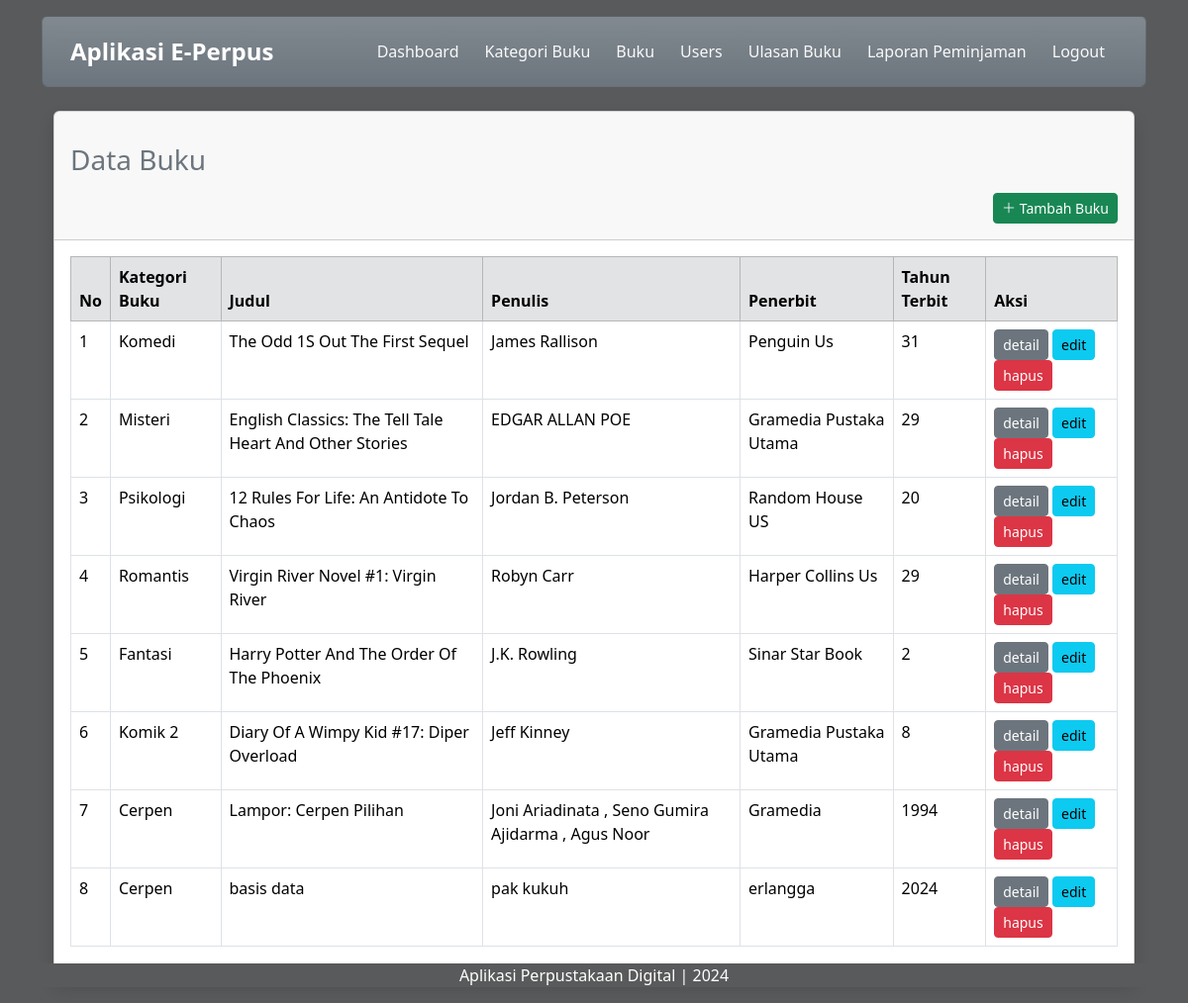
Screenshot of /admin/buku.php (signed in) with the database file from the repository.
### tables this page shows
CREATE TABLE `buku` (
  `id_buku` int(11) NOT NULL,
  `id_kategori` int(11) NOT NULL,
  `judul` varchar(255) NOT NULL,
  `image` varchar(255) DEFAULT 'default.jpeg',
  `penulis` varchar(255) NOT NULL,
  `penerbit` varchar(255) NOT NULL,
  `tahun_terbit` int(11) NOT NULL,
  `deskripsi` text NOT NULL
);

CREATE TABLE `kategoribuku` (
  `id_kategori` int(11) NOT NULL,
  `nama_kategori` varchar(255) NOT NULL
);

### admin/buku.php (the view, shortened to what this page needs)
<!DOCTYPE html>
<html lang="en">
<head>
    <link href="https://cdn.jsdelivr.net/npm/bootstrap@5.3.2/dist/css/bootstrap.min.css" rel="stylesheet">
    <link rel="stylesheet" href="https://cdn.jsdelivr.net/npm/bootstrap-icons@1.11.3/font/bootstrap-icons.min.css">
    <link rel="stylesheet" href="assets/bootstrap/css/bootstrap.min.css">
</head>
<body>
    <body class="hold-transition login-page" style="background-color: #595A5B;">
        <div class="container">
            <div class="content mt-3">
                <div class="card bg-secondary bg-gradient">
                    <div class="card-body">
                        <div class="container-fluid">
                            <div class="d-flex justify-content-end align-items-center">
                                <a class="navbar-brand text-white me-auto" style="font-size: 1.5em;"><strong>Aplikasi E-Perpus</strong></a>
                                <a href="index.php" class="btn text-light">Dashboard</a>
                                <a href="kategori-buku.php" class="btn text-light">Kategori Buku</a>
                                <a href="buku.php" class="btn text-light">Buku</a>
                                <a href="user.php" class="btn text-light">Users</a>
                                <a href="koleksi-ulasan.php" class="btn text-light">Ulasan Buku</a>
                                <a href="generate.php" class="btn text-light">Laporan Peminjaman</a>
                                <a href="../logout.php" class="btn text-light">Logout</a>
                            </div>
                        </div>
                    </div>
                </div>
            </div>
            <div class="container-fluid">
                <br>
                <div class="card shadow mb-4">
                    <div class="card-header py-3">
                        <h3 class="m-0 font-weight-bold text-secondary py-3">Data Buku</h3>
                        <div class="d-flex justify-content-end">
                            <a class="btn btn-sm btn-success" href="" data-bs-toggle="modal" data-bs-target="#exampleModal"><i class="bi bi-plus-lg"></i> Tambah Buku</a>
                        </div>
                    </div>
                    <div class="card-body">
                        <div class="table-responsive">
                            <table class="table table-bordered" id="dataTable" width="100%" cellspacing="0">
                                <thead class="table table-secondary">
                                    <tr>
                                        <th>No</th>
                                        <th>Kategori Buku</th>
                                        <th>Judul</th>
                                        <th>Penulis</th>
                                        <th>Penerbit</th>
                                        <th>Tahun Terbit</th>
                                        <th>Aksi</th>
                                    </tr>
                                </thead>
                                <tbody>
                                    <?php
                                    include('../koneksi.php');
                                    $no = 1;
                                    $query = mysqli_query($koneksi, "SELECT * FROM buku, kategoribuku WHERE buku.id_kategori=kategoribuku.id_kategori ORDER BY id_buku ASC");
                                    while ($row = mysqli_fetch_array($query)) {
                                    ?>
                                        <tr>
                                            <td><?php echo $no++; ?></td>
                                            <td><?= $row['nama_kategori']; ?></td>
                                            <td><?php echo $row['judul']; ?></td>
                                            <td><?php echo $row['penulis']; ?></td>
                                            <td><?php echo $row['penerbit']; ?></td>
                                            <td><?php echo $row['tahun_terbit']; ?></td>
                                            <td>
                                                <a href="" data-bs-toggle="modal" data-bs-target="#modalDetailBuku<?php echo $row['id_buku']; ?>" class="btn btn-sm btn-secondary">detail</a>
                                                <a href="" data-bs-toggle="modal" data-bs-target="#modalEditBuku<?php echo $row['id_buku']; ?>" class="btn btn-sm btn-info">edit</a>
                                                <a href="proses/hapus-buku.php?id_buku=<?php echo $row['id_buku']; ?>" onclick="return confirm('yakin untuk dihapus?');" class="btn btn-sm btn-danger">hapus</a>
                                            </td>
                                        </tr>
                                    <?php  } ?>
                                </tbody>
                            </table>
                        </div>
                    </div>
                </div>
            </div>
            <?php
            $data = "SELECT * FROM buku, kategoribuku WHERE buku.id_kategori=kategoribuku.id_kategori ORDER BY id_buku ASC";
            $result = mysqli_query($koneksi, $data);
            while ($row = mysqli_fetch_array($result)) {
            ?>
                <div class="content mt-3 fixed-bottom ">
                    <p class="text-center text-white" style="background-color: #595A5B;"> Aplikasi Perpustakaan Digital | 2024 </p>
                </div>
            <?php
            }
            ?>
    </body>
</html>

### rows the page displays
buku: id_kategori.nama_kategori "Komedi", judul "The Odd 1S Out The First Sequel", penulis "James Rallison", penerbit "Penguin Us", tahun_terbit "31"
buku: id_kategori.nama_kategori "Misteri", judul "English Classics: The Tell Tale Heart And Other Stories", penulis "EDGAR ALLAN POE", penerbit "Gramedia Pustaka Utama", tahun_terbit "29"
buku: id_kategori.nama_kategori "Psikologi", judul "12 Rules For Life: An Antidote To Chaos", penulis "Jordan B. Peterson", penerbit "Random House US", tahun_terbit "20"
buku: id_kategori.nama_kategori "Romantis", judul "Virgin River Novel #1: Virgin River", penulis "Robyn Carr", penerbit "Harper Collins Us", tahun_terbit "29"
buku: id_kategori.nama_kategori "Fantasi", judul "Harry Potter And The Order Of The Phoenix", penulis "J.K. Rowling", penerbit "Sinar Star Book", tahun_terbit "2"
buku: id_kategori.nama_kategori "Komik 2", judul "Diary Of A Wimpy Kid #17: Diper Overload", penulis "Jeff Kinney", penerbit "Gramedia Pustaka Utama", tahun_terbit "8"
buku: id_kategori.nama_kategori "Cerpen", judul "Lampor: Cerpen Pilihan", penulis "Joni Ariadinata , Seno Gumira Ajidarma , Agus Noor", penerbit "Gramedia", tahun_terbit "1994"
buku: id_kategori.nama_kategori "Cerpen", judul "basis data", penulis "pak kukuh", penerbit "erlangga", tahun_terbit "2024"
